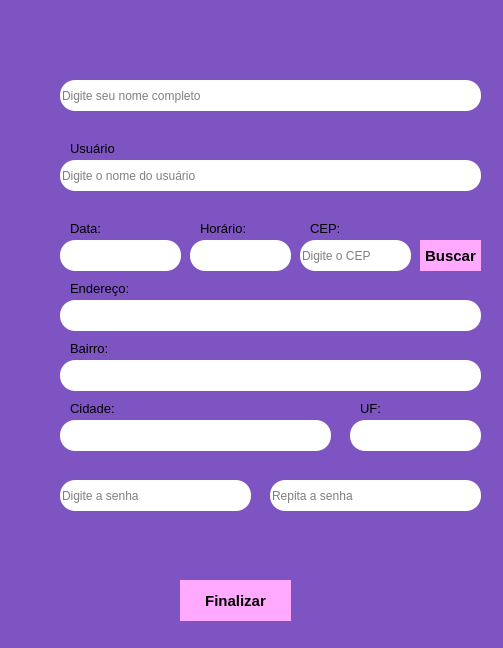
<?xml version="1.0" encoding="UTF-8"?>
<ui version="4.0">
 <class>MainWindow</class>
 <widget class="QMainWindow" name="MainWindow">
  <property name="geometry">
   <rect>
    <x>0</x>
    <y>0</y>
    <width>503</width>
    <height>648</height>
   </rect>
  </property>
  <property name="windowTitle">
   <string>Tela_Cadastro_Usuario</string>
  </property>
  <property name="windowIcon">
   <iconset>
    <normalon>unhas.png</normalon>
   </iconset>
  </property>
  <property name="styleSheet">
   <string notr="true">background-color: rgb(125, 84, 194);</string>
  </property>
  <widget class="QWidget" name="centralwidget">
   <widget class="QLineEdit" name="lineEditNome">
    <property name="geometry">
     <rect>
      <x>60</x>
      <y>80</y>
      <width>421</width>
      <height>31</height>
     </rect>
    </property>
    <property name="styleSheet">
     <string notr="true">background-color: rgb(255, 255, 255);
font: 12pt &quot;Segoe UI&quot;;
border-radius: 15px;
border-style: outset;
borde-width: 2px;</string>
    </property>
    <property name="placeholderText">
     <string>Digite seu nome completo</string>
    </property>
    <property name="cursorMoveStyle">
     <enum>Qt::LogicalMoveStyle</enum>
    </property>
   </widget>
   <widget class="QLabel" name="label">
    <property name="geometry">
     <rect>
      <x>110</x>
      <y>10</y>
      <width>311</width>
      <height>51</height>
     </rect>
    </property>
    <property name="text">
     <string/>
    </property>
    <property name="pixmap">
     <pixmap>Frame 6.png</pixmap>
    </property>
   </widget>
   <widget class="QLineEdit" name="lineEditLogin">
    <property name="geometry">
     <rect>
      <x>60</x>
      <y>160</y>
      <width>421</width>
      <height>31</height>
     </rect>
    </property>
    <property name="styleSheet">
     <string notr="true">background-color: rgb(255, 255, 255);
font: 12pt &quot;Segoe UI&quot;;
border-radius: 15px;
border-style: outset;
borde-width: 2px;</string>
    </property>
    <property name="placeholderText">
     <string>Digite o nome do usuário</string>
    </property>
    <property name="cursorMoveStyle">
     <enum>Qt::LogicalMoveStyle</enum>
    </property>
   </widget>
   <widget class="QLineEdit" name="lineEditSenha">
    <property name="geometry">
     <rect>
      <x>60</x>
      <y>480</y>
      <width>191</width>
      <height>31</height>
     </rect>
    </property>
    <property name="styleSheet">
     <string notr="true">background-color: rgb(255, 255, 255);
font: 12pt &quot;Segoe UI&quot;;
border-radius: 15px;
border-style: outset;
borde-width: 2px;</string>
    </property>
    <property name="echoMode">
     <enum>QLineEdit::Password</enum>
    </property>
    <property name="placeholderText">
     <string>Digite a senha</string>
    </property>
    <property name="cursorMoveStyle">
     <enum>Qt::LogicalMoveStyle</enum>
    </property>
   </widget>
   <widget class="QLineEdit" name="lineEditRepita">
    <property name="geometry">
     <rect>
      <x>270</x>
      <y>480</y>
      <width>211</width>
      <height>31</height>
     </rect>
    </property>
    <property name="styleSheet">
     <string notr="true">background-color: rgb(255, 255, 255);
font: 12pt &quot;Segoe UI&quot;;
border-radius: 15px;
border-style: outset;
borde-width: 2px;</string>
    </property>
    <property name="echoMode">
     <enum>QLineEdit::Password</enum>
    </property>
    <property name="placeholderText">
     <string>Repita a senha</string>
    </property>
    <property name="cursorMoveStyle">
     <enum>Qt::LogicalMoveStyle</enum>
    </property>
   </widget>
   <widget class="QLineEdit" name="lineEditCep">
    <property name="geometry">
     <rect>
      <x>300</x>
      <y>240</y>
      <width>111</width>
      <height>31</height>
     </rect>
    </property>
    <property name="styleSheet">
     <string notr="true">background-color: rgb(255, 255, 255);
font: 12pt &quot;Segoe UI&quot;;
border-radius: 15px;
border-style: outset;
borde-width: 2px;</string>
    </property>
    <property name="text">
     <string/>
    </property>
    <property name="placeholderText">
     <string>Digite o CEP</string>
    </property>
    <property name="cursorMoveStyle">
     <enum>Qt::LogicalMoveStyle</enum>
    </property>
   </widget>
   <widget class="QPushButton" name="pushButton">
    <property name="geometry">
     <rect>
      <x>180</x>
      <y>580</y>
      <width>111</width>
      <height>41</height>
     </rect>
    </property>
    <property name="font">
     <font>
      <pointsize>11</pointsize>
      <italic>false</italic>
      <bold>true</bold>
     </font>
    </property>
    <property name="styleSheet">
     <string notr="true">background-color: rgb(255, 170, 255);
border-style: outset;

</string>
    </property>
    <property name="text">
     <string>Finalizar</string>
    </property>
   </widget>
   <widget class="QLabel" name="label_2">
    <property name="geometry">
     <rect>
      <x>20</x>
      <y>90</y>
      <width>31</width>
      <height>41</height>
     </rect>
    </property>
    <property name="text">
     <string/>
    </property>
    <property name="pixmap">
     <pixmap>pessoa.png</pixmap>
    </property>
   </widget>
   <widget class="QLabel" name="label_4">
    <property name="geometry">
     <rect>
      <x>20</x>
      <y>470</y>
      <width>31</width>
      <height>41</height>
     </rect>
    </property>
    <property name="text">
     <string/>
    </property>
    <property name="pixmap">
     <pixmap>cadeado.png</pixmap>
    </property>
   </widget>
   <widget class="QLabel" name="label_5">
    <property name="geometry">
     <rect>
      <x>30</x>
      <y>300</y>
      <width>31</width>
      <height>41</height>
     </rect>
    </property>
    <property name="text">
     <string/>
    </property>
    <property name="pixmap">
     <pixmap>local.png</pixmap>
    </property>
   </widget>
   <widget class="QLabel" name="label_7">
    <property name="geometry">
     <rect>
      <x>130</x>
      <y>550</y>
      <width>311</width>
      <height>21</height>
     </rect>
    </property>
    <property name="font">
     <font>
      <pointsize>11</pointsize>
      <bold>true</bold>
     </font>
    </property>
    <property name="styleSheet">
     <string notr="true">color: rgb(255, 255, 0);</string>
    </property>
    <property name="text">
     <string/>
    </property>
   </widget>
   <widget class="QPushButton" name="pushButton_2">
    <property name="geometry">
     <rect>
      <x>420</x>
      <y>240</y>
      <width>61</width>
      <height>31</height>
     </rect>
    </property>
    <property name="font">
     <font>
      <pointsize>11</pointsize>
      <italic>false</italic>
      <bold>true</bold>
     </font>
    </property>
    <property name="styleSheet">
     <string notr="true">background-color: rgb(255, 170, 255);
border-style: outset;

</string>
    </property>
    <property name="text">
     <string>Buscar</string>
    </property>
   </widget>
   <widget class="QLabel" name="labelEndereco">
    <property name="geometry">
     <rect>
      <x>60</x>
      <y>300</y>
      <width>421</width>
      <height>31</height>
     </rect>
    </property>
    <property name="font">
     <font>
      <pointsize>12</pointsize>
      <italic>false</italic>
      <bold>false</bold>
     </font>
    </property>
    <property name="styleSheet">
     <string notr="true">background-color: rgb(255, 255, 255);
font: 12pt &quot;Segoe UI&quot;;
border-radius: 15px;
border-style: outset;
borde-width: 2px;</string>
    </property>
    <property name="text">
     <string/>
    </property>
   </widget>
   <widget class="QLabel" name="label_9">
    <property name="geometry">
     <rect>
      <x>310</x>
      <y>220</y>
      <width>49</width>
      <height>16</height>
     </rect>
    </property>
    <property name="font">
     <font>
      <pointsize>10</pointsize>
      <bold>false</bold>
     </font>
    </property>
    <property name="text">
     <string>CEP:</string>
    </property>
   </widget>
   <widget class="QLabel" name="label_10">
    <property name="geometry">
     <rect>
      <x>70</x>
      <y>280</y>
      <width>71</width>
      <height>16</height>
     </rect>
    </property>
    <property name="font">
     <font>
      <pointsize>10</pointsize>
      <bold>false</bold>
     </font>
    </property>
    <property name="text">
     <string>Endereço:</string>
    </property>
   </widget>
   <widget class="QLabel" name="label_11">
    <property name="geometry">
     <rect>
      <x>70</x>
      <y>340</y>
      <width>71</width>
      <height>16</height>
     </rect>
    </property>
    <property name="font">
     <font>
      <pointsize>10</pointsize>
      <bold>false</bold>
     </font>
    </property>
    <property name="text">
     <string>Bairro:</string>
    </property>
   </widget>
   <widget class="QLabel" name="labelBairro">
    <property name="geometry">
     <rect>
      <x>60</x>
      <y>360</y>
      <width>421</width>
      <height>31</height>
     </rect>
    </property>
    <property name="font">
     <font>
      <pointsize>12</pointsize>
      <italic>false</italic>
      <bold>false</bold>
     </font>
    </property>
    <property name="styleSheet">
     <string notr="true">background-color: rgb(255, 255, 255);
font: 12pt &quot;Segoe UI&quot;;
border-radius: 15px;
border-style: outset;
borde-width: 2px;</string>
    </property>
    <property name="text">
     <string/>
    </property>
   </widget>
   <widget class="QLabel" name="label_13">
    <property name="geometry">
     <rect>
      <x>70</x>
      <y>140</y>
      <width>49</width>
      <height>16</height>
     </rect>
    </property>
    <property name="font">
     <font>
      <pointsize>10</pointsize>
      <bold>false</bold>
     </font>
    </property>
    <property name="text">
     <string>Usuário</string>
    </property>
   </widget>
   <widget class="QLabel" name="label_14">
    <property name="geometry">
     <rect>
      <x>70</x>
      <y>400</y>
      <width>71</width>
      <height>16</height>
     </rect>
    </property>
    <property name="font">
     <font>
      <pointsize>10</pointsize>
      <bold>false</bold>
     </font>
    </property>
    <property name="text">
     <string>Cidade:</string>
    </property>
   </widget>
   <widget class="QLabel" name="labelCidade">
    <property name="geometry">
     <rect>
      <x>60</x>
      <y>420</y>
      <width>271</width>
      <height>31</height>
     </rect>
    </property>
    <property name="font">
     <font>
      <pointsize>12</pointsize>
      <italic>false</italic>
      <bold>false</bold>
     </font>
    </property>
    <property name="styleSheet">
     <string notr="true">background-color: rgb(255, 255, 255);
font: 12pt &quot;Segoe UI&quot;;
border-radius: 15px;
border-style: outset;
borde-width: 2px;</string>
    </property>
    <property name="text">
     <string/>
    </property>
   </widget>
   <widget class="QLabel" name="label_16">
    <property name="geometry">
     <rect>
      <x>360</x>
      <y>400</y>
      <width>71</width>
      <height>16</height>
     </rect>
    </property>
    <property name="font">
     <font>
      <pointsize>10</pointsize>
      <bold>false</bold>
     </font>
    </property>
    <property name="text">
     <string>UF:</string>
    </property>
   </widget>
   <widget class="QLabel" name="labelUF">
    <property name="geometry">
     <rect>
      <x>350</x>
      <y>420</y>
      <width>131</width>
      <height>31</height>
     </rect>
    </property>
    <property name="font">
     <font>
      <pointsize>12</pointsize>
      <italic>false</italic>
      <bold>false</bold>
     </font>
    </property>
    <property name="styleSheet">
     <string notr="true">background-color: rgb(255, 255, 255);
font: 12pt &quot;Segoe UI&quot;;
border-radius: 15px;
border-style: outset;
borde-width: 2px;</string>
    </property>
    <property name="text">
     <string/>
    </property>
   </widget>
   <widget class="QLabel" name="labelData">
    <property name="geometry">
     <rect>
      <x>60</x>
      <y>240</y>
      <width>121</width>
      <height>31</height>
     </rect>
    </property>
    <property name="font">
     <font>
      <pointsize>12</pointsize>
      <italic>false</italic>
      <bold>false</bold>
     </font>
    </property>
    <property name="styleSheet">
     <string notr="true">background-color: rgb(255, 255, 255);
font: 12pt &quot;Segoe UI&quot;;
border-radius: 15px;
border-style: outset;
borde-width: 2px;</string>
    </property>
    <property name="text">
     <string/>
    </property>
   </widget>
   <widget class="QLabel" name="label_19">
    <property name="geometry">
     <rect>
      <x>70</x>
      <y>220</y>
      <width>49</width>
      <height>16</height>
     </rect>
    </property>
    <property name="font">
     <font>
      <pointsize>10</pointsize>
      <bold>false</bold>
     </font>
    </property>
    <property name="text">
     <string>Data:</string>
    </property>
   </widget>
   <widget class="QLabel" name="labelHora">
    <property name="geometry">
     <rect>
      <x>190</x>
      <y>240</y>
      <width>101</width>
      <height>31</height>
     </rect>
    </property>
    <property name="font">
     <font>
      <pointsize>12</pointsize>
      <italic>false</italic>
      <bold>false</bold>
     </font>
    </property>
    <property name="styleSheet">
     <string notr="true">background-color: rgb(255, 255, 255);
font: 12pt &quot;Segoe UI&quot;;
border-radius: 15px;
border-style: outset;
borde-width: 2px;</string>
    </property>
    <property name="text">
     <string/>
    </property>
   </widget>
   <widget class="QLabel" name="label_21">
    <property name="geometry">
     <rect>
      <x>200</x>
      <y>220</y>
      <width>49</width>
      <height>16</height>
     </rect>
    </property>
    <property name="font">
     <font>
      <pointsize>10</pointsize>
      <bold>false</bold>
     </font>
    </property>
    <property name="text">
     <string>Horário:</string>
    </property>
   </widget>
   <widget class="QLabel" name="labelErroUsuario">
    <property name="geometry">
     <rect>
      <x>70</x>
      <y>200</y>
      <width>391</width>
      <height>21</height>
     </rect>
    </property>
    <property name="font">
     <font>
      <pointsize>11</pointsize>
      <bold>true</bold>
     </font>
    </property>
    <property name="styleSheet">
     <string notr="true">color: rgb(255, 255, 0);</string>
    </property>
    <property name="text">
     <string/>
    </property>
   </widget>
   <widget class="QLabel" name="labelErroNome">
    <property name="geometry">
     <rect>
      <x>70</x>
      <y>120</y>
      <width>391</width>
      <height>21</height>
     </rect>
    </property>
    <property name="font">
     <font>
      <pointsize>11</pointsize>
      <bold>true</bold>
     </font>
    </property>
    <property name="styleSheet">
     <string notr="true">color: rgb(255, 255, 0);</string>
    </property>
    <property name="text">
     <string/>
    </property>
   </widget>
   <widget class="QLabel" name="labelSenha">
    <property name="geometry">
     <rect>
      <x>120</x>
      <y>520</y>
      <width>371</width>
      <height>21</height>
     </rect>
    </property>
    <property name="font">
     <font>
      <pointsize>11</pointsize>
      <bold>true</bold>
     </font>
    </property>
    <property name="styleSheet">
     <string notr="true">color: rgb(255, 255, 0);</string>
    </property>
    <property name="text">
     <string/>
    </property>
   </widget>
   <zorder>label_5</zorder>
   <zorder>label_4</zorder>
   <zorder>label_2</zorder>
   <zorder>lineEditNome</zorder>
   <zorder>label</zorder>
   <zorder>lineEditLogin</zorder>
   <zorder>lineEditSenha</zorder>
   <zorder>lineEditRepita</zorder>
   <zorder>lineEditCep</zorder>
   <zorder>pushButton</zorder>
   <zorder>label_7</zorder>
   <zorder>pushButton_2</zorder>
   <zorder>labelEndereco</zorder>
   <zorder>label_9</zorder>
   <zorder>label_10</zorder>
   <zorder>label_11</zorder>
   <zorder>labelBairro</zorder>
   <zorder>label_13</zorder>
   <zorder>label_14</zorder>
   <zorder>labelCidade</zorder>
   <zorder>label_16</zorder>
   <zorder>labelUF</zorder>
   <zorder>labelData</zorder>
   <zorder>label_19</zorder>
   <zorder>labelHora</zorder>
   <zorder>label_21</zorder>
   <zorder>labelErroUsuario</zorder>
   <zorder>labelErroNome</zorder>
   <zorder>labelSenha</zorder>
  </widget>
  <widget class="QMenuBar" name="menubar">
   <property name="geometry">
    <rect>
     <x>0</x>
     <y>0</y>
     <width>503</width>
     <height>22</height>
    </rect>
   </property>
  </widget>
  <widget class="QStatusBar" name="statusbar"/>
 </widget>
 <resources/>
 <connections/>
</ui>
